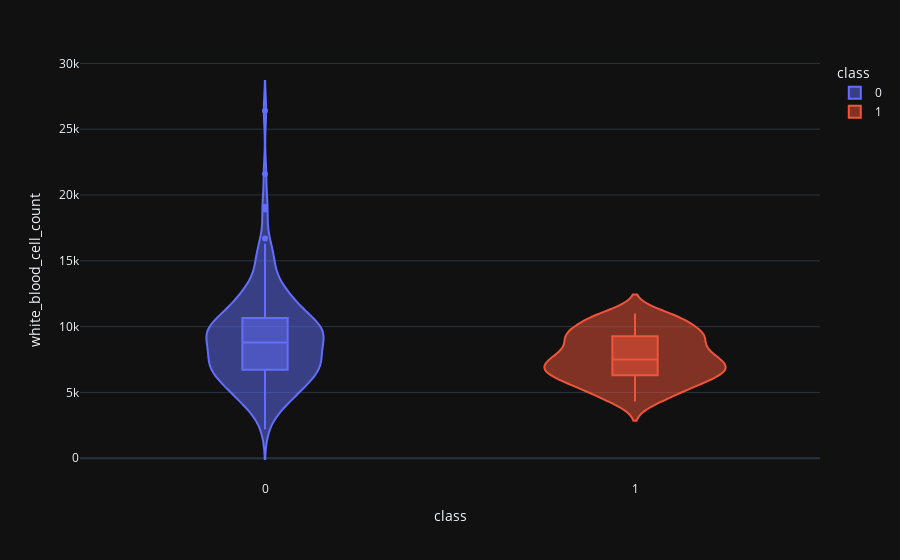

This figure's notebook cell:
### Code cell
violin('white_blood_cell_count')

### Figure 1 — Plotly figure (JSON) as saved in the notebook; plotly's stock layout.template omitted (floating-point values rounded to 4 significant figures; data arrays with more than 128 entries replaced by an {"elided": "..."} marker saying what was removed)
{"data": [{"alignmentgroup": "True", "box": {"visible": true}, "hovertemplate": "class=%{x}<br>white_blood_cell_count=%{y}<extra></extra>", "legendgroup": "0", "marker": {"color": "#636efa"}, "name": "0", "offsetgroup": "0", "orientation": "v", "scalegroup": "True", "showlegend": true, "type": "violin", "x": {"elided": "250 int values"}, "x0": " ", "xaxis": "x", "y": {"elided": "250 int values"}, "y0": " ", "yaxis": "y"}, {"alignmentgroup": "True", "box": {"visible": true}, "hovertemplate": "class=%{x}<br>white_blood_cell_count=%{y}<extra></extra>", "legendgroup": "1", "marker": {"color": "#EF553B"}, "name": "1", "offsetgroup": "1", "orientation": "v", "scalegroup": "True", "showlegend": true, "type": "violin", "x": {"elided": "150 int values"}, "x0": " ", "xaxis": "x", "y": {"elided": "150 int values"}, "y0": " ", "yaxis": "y"}], "layout": {"legend": {"title": {"text": "class"}, "tracegroupgap": 0}, "margin": {"t": 60}, "violinmode": "overlay", "xaxis": {"anchor": "y", "categoryarray": [0, 1], "categoryorder": "array", "domain": [0, 1], "title": {"text": "class"}}, "yaxis": {"anchor": "x", "domain": [0, 1], "title": {"text": "white_blood_cell_count"}}}}
